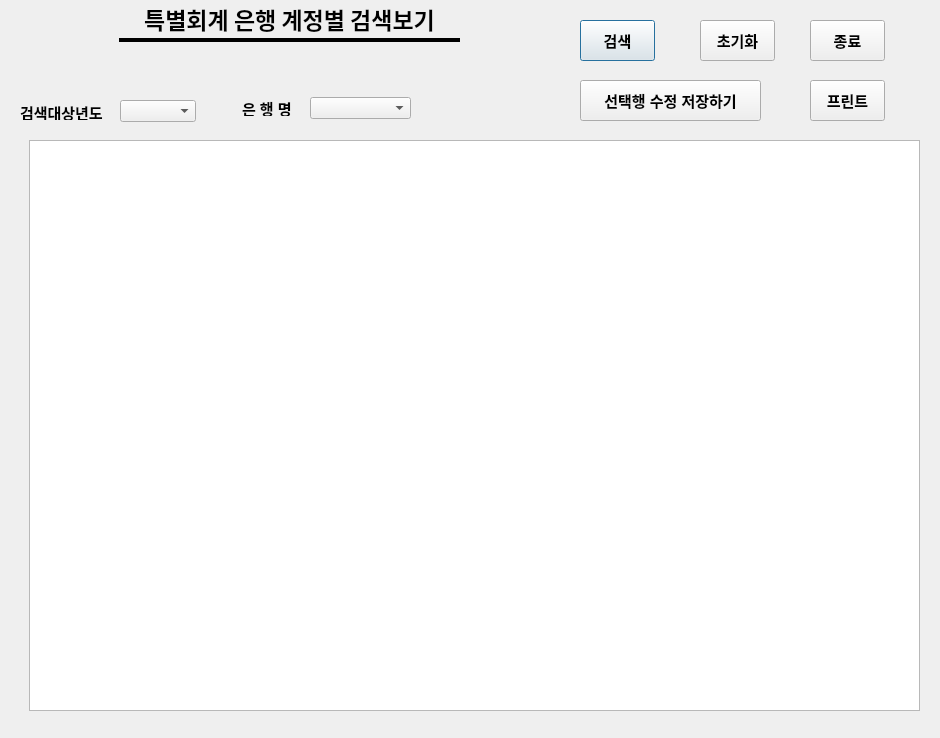
<?xml version="1.0" encoding="UTF-8"?>
<ui version="4.0">
 <class>Dialog</class>
 <widget class="QDialog" name="Dialog">
  <property name="geometry">
   <rect>
    <x>0</x>
    <y>0</y>
    <width>940</width>
    <height>738</height>
   </rect>
  </property>
  <property name="font">
   <font>
    <pointsize>11</pointsize>
   </font>
  </property>
  <property name="windowTitle">
   <string>계정별검색보기</string>
  </property>
  <widget class="QLabel" name="label">
   <property name="geometry">
    <rect>
     <x>119</x>
     <y>3</y>
     <width>341</width>
     <height>31</height>
    </rect>
   </property>
   <property name="font">
    <font>
     <family>맑은 고딕</family>
     <pointsize>17</pointsize>
     <weight>75</weight>
     <bold>true</bold>
    </font>
   </property>
   <property name="text">
    <string>특별회계 은행 계정별 검색보기</string>
   </property>
   <property name="alignment">
    <set>Qt::AlignCenter</set>
   </property>
  </widget>
  <widget class="QLabel" name="label_2">
   <property name="geometry">
    <rect>
     <x>20</x>
     <y>104</y>
     <width>96</width>
     <height>16</height>
    </rect>
   </property>
   <property name="font">
    <font>
     <pointsize>11</pointsize>
     <weight>75</weight>
     <bold>true</bold>
    </font>
   </property>
   <property name="text">
    <string>검색대상년도</string>
   </property>
  </widget>
  <widget class="Line" name="line">
   <property name="geometry">
    <rect>
     <x>119</x>
     <y>30</y>
     <width>341</width>
     <height>20</height>
    </rect>
   </property>
   <property name="minimumSize">
    <size>
     <width>151</width>
     <height>0</height>
    </size>
   </property>
   <property name="frameShadow">
    <enum>QFrame::Plain</enum>
   </property>
   <property name="lineWidth">
    <number>4</number>
   </property>
   <property name="orientation">
    <enum>Qt::Horizontal</enum>
   </property>
  </widget>
  <widget class="QTableWidget" name="result_tableWidget">
   <property name="geometry">
    <rect>
     <x>29</x>
     <y>140</y>
     <width>891</width>
     <height>571</height>
    </rect>
   </property>
   <property name="font">
    <font>
     <pointsize>11</pointsize>
     <weight>75</weight>
     <bold>true</bold>
    </font>
   </property>
   <attribute name="horizontalHeaderStretchLastSection">
    <bool>true</bool>
   </attribute>
  </widget>
  <widget class="QPushButton" name="serch_Button">
   <property name="geometry">
    <rect>
     <x>580</x>
     <y>20</y>
     <width>75</width>
     <height>41</height>
    </rect>
   </property>
   <property name="font">
    <font>
     <pointsize>11</pointsize>
     <weight>75</weight>
     <bold>true</bold>
    </font>
   </property>
   <property name="text">
    <string>검색</string>
   </property>
  </widget>
  <widget class="QPushButton" name="reset_Button">
   <property name="geometry">
    <rect>
     <x>700</x>
     <y>20</y>
     <width>75</width>
     <height>41</height>
    </rect>
   </property>
   <property name="font">
    <font>
     <pointsize>11</pointsize>
     <weight>75</weight>
     <bold>true</bold>
    </font>
   </property>
   <property name="text">
    <string>초기화</string>
   </property>
  </widget>
  <widget class="QPushButton" name="close_Button">
   <property name="geometry">
    <rect>
     <x>810</x>
     <y>20</y>
     <width>75</width>
     <height>41</height>
    </rect>
   </property>
   <property name="font">
    <font>
     <pointsize>11</pointsize>
     <weight>75</weight>
     <bold>true</bold>
    </font>
   </property>
   <property name="text">
    <string>종료</string>
   </property>
  </widget>
  <widget class="QLabel" name="label_9">
   <property name="geometry">
    <rect>
     <x>242</x>
     <y>100</y>
     <width>57</width>
     <height>16</height>
    </rect>
   </property>
   <property name="font">
    <font>
     <pointsize>11</pointsize>
     <weight>75</weight>
     <bold>true</bold>
    </font>
   </property>
   <property name="text">
    <string>은 행 명</string>
   </property>
  </widget>
  <widget class="QComboBox" name="bank_combo_widget">
   <property name="geometry">
    <rect>
     <x>310</x>
     <y>97</y>
     <width>101</width>
     <height>22</height>
    </rect>
   </property>
   <property name="font">
    <font>
     <pointsize>11</pointsize>
    </font>
   </property>
  </widget>
  <widget class="QComboBox" name="year_combo_widget">
   <property name="geometry">
    <rect>
     <x>120</x>
     <y>100</y>
     <width>76</width>
     <height>22</height>
    </rect>
   </property>
  </widget>
  <widget class="QPushButton" name="edit_cost_Button">
   <property name="geometry">
    <rect>
     <x>580</x>
     <y>80</y>
     <width>181</width>
     <height>41</height>
    </rect>
   </property>
   <property name="font">
    <font>
     <pointsize>11</pointsize>
     <weight>75</weight>
     <bold>true</bold>
    </font>
   </property>
   <property name="text">
    <string>선택행 수정 저장하기</string>
   </property>
  </widget>
  <widget class="QPushButton" name="serch_print_Button">
   <property name="geometry">
    <rect>
     <x>810</x>
     <y>80</y>
     <width>75</width>
     <height>41</height>
    </rect>
   </property>
   <property name="font">
    <font>
     <pointsize>11</pointsize>
     <weight>75</weight>
     <bold>true</bold>
    </font>
   </property>
   <property name="text">
    <string>프린트</string>
   </property>
  </widget>
 </widget>
 <tabstops>
  <tabstop>bank_combo_widget</tabstop>
  <tabstop>serch_Button</tabstop>
  <tabstop>result_tableWidget</tabstop>
  <tabstop>reset_Button</tabstop>
  <tabstop>close_Button</tabstop>
 </tabstops>
 <resources/>
 <connections>
  <connection>
   <sender>reset_Button</sender>
   <signal>clicked()</signal>
   <receiver>Dialog</receiver>
   <slot>reset()</slot>
   <hints>
    <hint type="sourcelabel">
     <x>738</x>
     <y>37</y>
    </hint>
    <hint type="destinationlabel">
     <x>750</x>
     <y>29</y>
    </hint>
   </hints>
  </connection>
  <connection>
   <sender>close_Button</sender>
   <signal>clicked()</signal>
   <receiver>Dialog</receiver>
   <slot>close()</slot>
   <hints>
    <hint type="sourcelabel">
     <x>884</x>
     <y>39</y>
    </hint>
    <hint type="destinationlabel">
     <x>835</x>
     <y>66</y>
    </hint>
   </hints>
  </connection>
  <connection>
   <sender>edit_cost_Button</sender>
   <signal>clicked()</signal>
   <receiver>Dialog</receiver>
   <slot>edit_cost()</slot>
   <hints>
    <hint type="sourcelabel">
     <x>679</x>
     <y>105</y>
    </hint>
    <hint type="destinationlabel">
     <x>536</x>
     <y>125</y>
    </hint>
   </hints>
  </connection>
  <connection>
   <sender>serch_Button</sender>
   <signal>clicked()</signal>
   <receiver>Dialog</receiver>
   <slot>special_bank_account_view()</slot>
   <hints>
    <hint type="sourcelabel">
     <x>589</x>
     <y>38</y>
    </hint>
    <hint type="destinationlabel">
     <x>535</x>
     <y>30</y>
    </hint>
   </hints>
  </connection>
  <connection>
   <sender>serch_print_Button</sender>
   <signal>clicked()</signal>
   <receiver>Dialog</receiver>
   <slot>serch_special_account_print()</slot>
   <hints>
    <hint type="sourcelabel">
     <x>831</x>
     <y>95</y>
    </hint>
    <hint type="destinationlabel">
     <x>794</x>
     <y>97</y>
    </hint>
   </hints>
  </connection>
 </connections>
 <slots>
  <slot>special_bank_account_view()</slot>
  <slot>reset()</slot>
  <slot>edit_cost()</slot>
  <slot>serch_special_account_print()</slot>
 </slots>
</ui>
